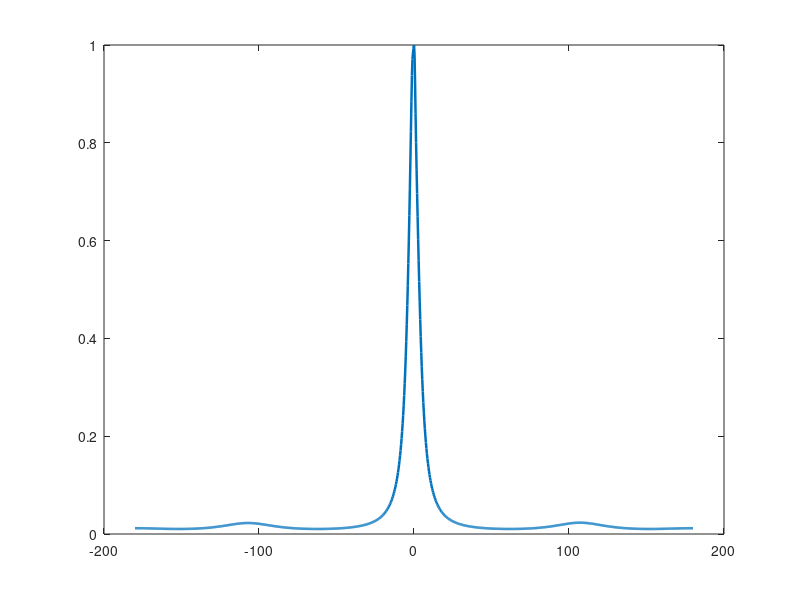

The MATLAB script that drew this image: (Note: this script raises an error after producing the figure.)
%% SIMULATION WITH MONTE CARLO TRIALS
clear; clc; close all;

c  = 3e8; 
f  = 2.409e9; 
lambda = c/f; 
k  = 2*pi/lambda;
a  = 0.044;
N  = 4;
phin = (0:N-1).' * (2*pi/N);

phi0_deg = 0;    % true azimuth (deg), range -180:180
phi0 = deg2rad(phi0_deg);

M = 15;               % snapshots per trial
SNRdB = 5;            % per-sensor SNR
MCtrials = 150;       % Monte Carlo runs

% Grid for pseudospectrum
phis = linspace(-pi, pi, 1081);   % -180..180 deg
PM_acAzimuth = zeros(size(phis));

% Store estimated DoA of each trial
DoA_estimates = zeros(1,MCtrials);

%% Steering vector for UCA
steer = @(phi) exp(-1j * k * a * cos(phi - phin));

%% Monte Carlo trials
for mc = 1:MCtrials
    
    % Source symbols
    s = (randn(1,M) + 1j*randn(1,M)) / sqrt(2);  % unit power
    A = steer(phi0);                             % steering vector (4x1)
    
    % Received signal with noise
    X = A*s + db2mag(-SNRdB)*(randn(N,M)+1j*randn(N,M))/sqrt(2);
    
    % Sample covariance matrix
    R = (X*X')/M;
    
    % MUSIC (Capstoneume 1 source)
    [U,D] = eig((R+R')/2);              
    [~,idx] = sort(diag(D), 'descend');
    Un = U(:, idx(2:end));              % noise subspace
    
    % MUSIC pseudospectrum
    PM = zeros(size(phis));
    for i=1:numel(phis)
        aphi = steer(phis(i));
        PM(i) = 1 / (norm(Un' * aphi)^2 + 1e-12);
    end
    
    % Estimate DoA from this trial
    [~,iMU] = max(PM); 
    phi_mu = phis(iMU);
    phi_mu_deg = rad2deg(angle(exp(1j*phi_mu))); % wrap [-180,180]
    
    DoA_estimates(mc) = phi_mu_deg;
    
    % AcAzimuthulate spectrum for averaging
    PM_acAzimuth = PM_acAzimuth + PM;
end

%% Average pseudospectrum
PM_avg = PM_acAzimuth / MCtrials;
PM_avg = PM_avg / max(PM_avg);

%% Print summary
fprintf('True azimuth     = %6.2f deg\n', phi0_deg);
fprintf('Mean DoA (MUSIC) = %6.2f deg\n', mean(DoA_estimates));
fprintf('Std Dev          = %6.2f deg\n', std(DoA_estimates));

%% Plot averaged MUSIC spectrum
figure;
plot(rad2deg(phis), PM_avg, 'LineWidth', 1.8);
xline(phi0_deg, '--k', 'LineWidth',1.5);
xlabel('Azimuth angle (deg)'); ylabel('Averaged MUSIC spectrum');
legend('MUSIC spectrum (avg)','True azimuth','Location','best');
grid on;
title(sprintf('MUSIC DoA Monte Carlo Avg (%d trials)', MCtrials));

%% Plot histogram of DoA estimates
figure;
histogram(DoA_estimates, -180:5:180, 'Normalization','pdf');
xline(phi0_deg,'--k','LineWidth',1.5);
xlabel('Estimated DoA (deg)'); ylabel('PDF');
grid on;
title(sprintf('Histogram of DoA Estimates (%d trials, SNR=%d dB)', MCtrials,SNRdB));

%% Plot scatter of estimates vs trial index
figure;
stem(1:MCtrials, DoA_estimates, 'filled');
xline([0 MCtrials],[phi0_deg phi0_deg],'--k','LineWidth',1.5);
xlabel('Trial'); ylabel('Estimated DoA (deg)');
grid on;
title('DoA Estimate per Trial');

%% Utility
function y = db2mag(x), y = 10.^(x/20); end
